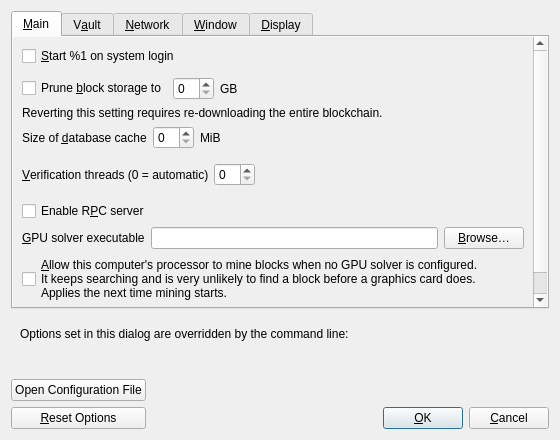
<?xml version="1.0" encoding="UTF-8"?>
<ui version="4.0">
 <class>OptionsDialog</class>
 <widget class="QDialog" name="OptionsDialog">
  <property name="geometry">
   <rect>
    <x>0</x>
    <y>0</y>
    <width>560</width>
    <height>440</height>
   </rect>
  </property>
  <property name="windowTitle">
   <string>Options</string>
  </property>
  <property name="modal">
   <bool>true</bool>
  </property>
  <layout class="QVBoxLayout" name="verticalLayout">
   <item>
    <widget class="QTabWidget" name="tabWidget">
     <property name="currentIndex">
      <number>0</number>
     </property>
     <widget class="QWidget" name="tabMain">
      <attribute name="title">
       <string>&amp;Main</string>
      </attribute>
      <layout class="QVBoxLayout" name="verticalLayout_Main_Scroll">
       <property name="leftMargin">
        <number>0</number>
       </property>
       <property name="topMargin">
        <number>0</number>
       </property>
       <property name="rightMargin">
        <number>0</number>
       </property>
       <property name="bottomMargin">
        <number>0</number>
       </property>
       <item>
        <widget class="QScrollArea" name="tabMainScrollArea">
         <property name="frameShape">
          <enum>QFrame::NoFrame</enum>
         </property>
         <property name="widgetResizable">
          <bool>true</bool>
         </property>
         <property name="horizontalScrollBarPolicy">
          <enum>Qt::ScrollBarAlwaysOff</enum>
         </property>
         <property name="verticalScrollBarPolicy">
          <enum>Qt::ScrollBarAsNeeded</enum>
         </property>
         <widget class="QWidget" name="tabMainScrollContents">
          <property name="geometry">
           <rect>
            <x>0</x>
            <y>0</y>
            <width>680</width>
            <height>480</height>
           </rect>
          </property>
          <layout class="QVBoxLayout" name="verticalLayout_Main">
       <item>
        <widget class="QCheckBox" name="quicksilverAtStartup">
         <property name="toolTip">
          <string>Automatically start %1 after logging in to the system.</string>
         </property>
         <property name="text">
          <string>&amp;Start %1 on system login</string>
         </property>
        </widget>
       </item>
       <item>
        <spacer name="horizontalSpacer_0_Main">
         <property name="orientation">
          <enum>Qt::Horizontal</enum>
         </property>
         <property name="sizeHint" stdset="0">
          <size>
           <width>40</width>
           <height>5</height>
          </size>
         </property>
        </spacer>
       </item>
       <item>
        <layout class="QHBoxLayout" name="horizontalLayout_Main_Prune">
         <item>
          <widget class="QCheckBox" name="prune">
           <property name="toolTip">
            <string>Enabling pruning significantly reduces the disk space required to store transactions. All blocks are still fully validated. Reverting this setting requires re-downloading the entire blockchain.</string>
           </property>
           <property name="text">
            <string>Prune &amp;block storage to</string>
           </property>
          </widget>
         </item>
         <item>
          <widget class="QSpinBox" name="pruneSize"/>
         </item>
         <item>
          <widget class="QLabel" name="pruneSizeUnitLabel">
           <property name="text">
            <string>GB</string>
           </property>
           <property name="textFormat">
            <enum>Qt::PlainText</enum>
           </property>
          </widget>
         </item>
         <item>
          <spacer name="horizontalSpacer_Main_Prune">
           <property name="orientation">
            <enum>Qt::Horizontal</enum>
           </property>
           <property name="sizeHint" stdset="0">
            <size>
             <width>40</width>
             <height>20</height>
            </size>
           </property>
          </spacer>
         </item>
        </layout>
       </item>
       <item>
        <widget class="QLabel" name="pruneWarning">
         <property name="text">
          <string>Reverting this setting requires re-downloading the entire blockchain.</string>
         </property>
         <property name="textFormat">
          <enum>Qt::PlainText</enum>
         </property>
        </widget>
       </item>
       <item>
        <layout class="QHBoxLayout" name="horizontalLayout_2_Main">
         <item>
          <widget class="QLabel" name="databaseCacheLabel">
           <property name="toolTip">
            <string extracomment="Tooltip text for Options window setting that sets the size of the database cache. Explains the corresponding effects of increasing/decreasing this value.">Maximum database cache size. Make sure you have enough RAM. A larger cache can contribute to faster sync, after which the benefit is less pronounced for most use cases. Lowering the cache size will reduce memory usage. Unused relay pool memory is shared for this cache.</string>
           </property>
           <property name="text">
            <string>Size of &amp;database cache</string>
           </property>
           <property name="textFormat">
            <enum>Qt::PlainText</enum>
           </property>
           <property name="buddy">
            <cstring>databaseCache</cstring>
           </property>
          </widget>
         </item>
         <item>
          <widget class="QSpinBox" name="databaseCache"/>
         </item>
         <item>
          <widget class="QLabel" name="databaseCacheUnitLabel">
           <property name="text">
            <string>MiB</string>
           </property>
           <property name="textFormat">
            <enum>Qt::PlainText</enum>
           </property>
          </widget>
         </item>
         <item>
          <spacer name="horizontalSpacer_2_Main">
           <property name="orientation">
            <enum>Qt::Horizontal</enum>
           </property>
           <property name="sizeHint" stdset="0">
            <size>
             <width>40</width>
             <height>20</height>
            </size>
           </property>
          </spacer>
         </item>
        </layout>
       </item>
       <item>
        <layout class="QHBoxLayout" name="horizontalLayout_Main_VerifyLabel">
         <item>
          <widget class="QLabel" name="threadsScriptVerifLabel">
           <property name="toolTip">
            <string extracomment="Tooltip text for Options window setting that sets the number of script verification threads. Explains that negative values mean to leave these many cores free to the system.">Set verification threads: 0 chooses automatically; a positive number sets the thread count; a negative number leaves that many processor cores free.</string>
           </property>
           <property name="text">
            <string>&amp;Verification threads (0 = automatic)</string>
           </property>
           <property name="textFormat">
            <enum>Qt::PlainText</enum>
           </property>
           <property name="buddy">
            <cstring>threadsScriptVerif</cstring>
           </property>
          </widget>
         </item>
         <item>
          <widget class="QSpinBox" name="threadsScriptVerif">
           <property name="toolTip">
            <string>0 = automatic. Positive values set the thread count; negative values leave that many processor cores free.</string>
           </property>
          </widget>
         </item>
         <item>
          <spacer name="horizontalSpacer_Main_Threads">
           <property name="orientation">
            <enum>Qt::Horizontal</enum>
           </property>
           <property name="sizeHint" stdset="0">
            <size>
             <width>40</width>
             <height>40</height>
            </size>
           </property>
          </spacer>
         </item>
        </layout>
       </item>
       <item>
        <widget class="QCheckBox" name="enableServer">
         <property name="toolTip">
          <string extracomment="Tooltip text for Options window setting that enables the RPC server.">This allows you or a third party tool to communicate with the node through command-line and JSON-RPC commands.</string>
         </property>
         <property name="text">
          <string extracomment="An Options window setting to enable the RPC server.">Enable R&amp;PC server</string>
         </property>
        </widget>
       </item>
       <item>
        <layout class="QHBoxLayout" name="horizontalLayoutGpuSolver">
         <item>
          <widget class="QLabel" name="gpuSolverPathLabel">
           <property name="text">
            <string>&amp;GPU solver executable</string>
           </property>
           <property name="buddy">
            <cstring>gpuSolverPath</cstring>
           </property>
          </widget>
         </item>
         <item>
          <widget class="QLineEdit" name="gpuSolverPath">
           <property name="toolTip">
            <string>Executable Cuckatoo GPU solver used to prove transfers and mine blocks. A restart is required after changing it.</string>
           </property>
          </widget>
         </item>
         <item>
          <widget class="QPushButton" name="gpuSolverBrowseButton">
           <property name="text">
            <string>&amp;Browse…</string>
           </property>
          </widget>
         </item>
        </layout>
       </item>
       <item>
        <widget class="QCheckBox" name="allowCpuBlockMining">
         <property name="toolTip">
          <string>Block mining is a continuous race. This computer's processor can run it, but a graphics card will almost always find the block first. The change applies the next time you start mining, not to a search that is already running.</string>
         </property>
         <property name="text">
          <string>&amp;Allow this computer's processor to mine blocks when no GPU solver is configured.
It keeps searching and is very unlikely to find a block before a graphics card does.
Applies the next time mining starts.</string>
         </property>
        </widget>
       </item>
       <item>
        <widget class="QLabel" name="gpuSolverStatusLabel">
         <property name="text">
          <string/>
         </property>
         <property name="wordWrap">
          <bool>true</bool>
         </property>
        </widget>
       </item>
       <item>
        <spacer name="verticalSpacer_Main">
         <property name="orientation">
          <enum>Qt::Vertical</enum>
         </property>
         <property name="sizeHint" stdset="0">
          <size>
           <width>20</width>
           <height>40</height>
          </size>
         </property>
        </spacer>
       </item>
          </layout>
         </widget>
        </widget>
       </item>
      </layout>
     </widget>
     <widget class="QWidget" name="tabVault">
      <attribute name="title">
       <string>V&amp;ault</string>
      </attribute>
      <layout class="QVBoxLayout" name="verticalLayout_Vault">
       <item>
        <widget class="QGroupBox" name="groupBox">
         <property name="title">
          <string>Expert</string>
         </property>
         <layout class="QVBoxLayout" name="verticalLayout_2">
          <item>
           <widget class="QCheckBox" name="coinControlFeatures">
            <property name="toolTip">
             <string>Whether to show input selection controls or not.</string>
            </property>
            <property name="text">
             <string>Enable &amp;input selection</string>
            </property>
           </widget>
          </item>
          <item>
           <widget class="QCheckBox" name="spendZeroConfChange">
            <property name="toolTip">
             <string>When this is on, a transfer may spend change from a transfer that has not confirmed yet. The new transfer then depends on the earlier one. If the earlier one is dropped from the relay pool, the new one fails too and the proof of work spent on it is lost. Spending the change does not help the earlier transfer confirm.</string>
            </property>
            <property name="text">
             <string>&amp;Spend unconfirmed change</string>
            </property>
           </widget>
          </item>
          <item>
           <widget class="QCheckBox" name="m_enable_psqt_controls">
            <property name="text">
             <string extracomment="An options window setting to enable PSQT controls.">Enable &amp;PSQT controls</string>
            </property>
            <property name="toolTip">
             <string extracomment="Tooltip text for options window setting that enables PSQT controls.">Whether to show PSQT controls.</string>
            </property>
           </widget>
          </item>
         </layout>
        </widget>
       </item>
       <item>
        <widget class="QGroupBox" name="groupBoxHww">
         <property name="title">
          <string>External Signer (e.g. hardware signer)</string>
         </property>
         <layout class="QVBoxLayout" name="verticalLayoutHww">
          <item>
           <layout class="QHBoxLayout" name="horizontalLayoutHww">
            <item>
             <widget class="QLabel" name="externalSignerPathLabel">
              <property name="text">
               <string>&amp;External signer script path</string>
              </property>
              <property name="buddy">
               <cstring>externalSignerPath</cstring>
              </property>
             </widget>
            </item>
            <item>
             <widget class="QLineEdit" name="externalSignerPath">
              <property name="toolTip">
               <string>Full path to a %1 compatible script (e.g. C:\Downloads\hwi.exe or /Users/you/Downloads/hwi.py). Beware: malware can drain your vault!</string>
              </property>
             </widget>
            </item>
           </layout>
          </item>
         </layout>
        </widget>
       </item>
       <item>
        <spacer name="verticalSpacer_Vault">
         <property name="orientation">
          <enum>Qt::Vertical</enum>
         </property>
         <property name="sizeHint" stdset="0">
          <size>
           <width>20</width>
           <height>40</height>
          </size>
         </property>
        </spacer>
       </item>
      </layout>
     </widget>
     <widget class="QWidget" name="tabNetwork">
      <attribute name="title">
       <string>&amp;Network</string>
      </attribute>
      <layout class="QVBoxLayout" name="verticalLayout_Network">
       <item>
        <widget class="QCheckBox" name="mapPortNatpmp">
         <property name="toolTip">
          <string>Automatically open the Quicksilver client port on the router. This only works when your router supports PCP or NAT-PMP and it is enabled. The external port could be random.</string>
         </property>
         <property name="text">
          <string>Map port using PCP or NA&amp;T-PMP</string>
         </property>
        </widget>
       </item>
       <item>
        <widget class="QCheckBox" name="allowIncoming">
         <property name="toolTip">
          <string>Accept connections from outside.</string>
         </property>
         <property name="text">
          <string>Allow incomin&amp;g connections</string>
         </property>
        </widget>
       </item>
       <item>
        <widget class="QCheckBox" name="connectSocks">
         <property name="toolTip">
          <string>Connect to the Quicksilver network through a SOCKS5 proxy.</string>
         </property>
         <property name="text">
          <string>&amp;Connect through SOCKS5 proxy (default proxy):</string>
         </property>
        </widget>
       </item>
       <item>
        <layout class="QHBoxLayout" name="horizontalLayout_1_Network">
         <item>
          <widget class="QLabel" name="proxyIpLabel">
           <property name="text">
            <string>Proxy &amp;IP:</string>
           </property>
           <property name="textFormat">
            <enum>Qt::PlainText</enum>
           </property>
           <property name="buddy">
            <cstring>proxyIp</cstring>
           </property>
          </widget>
         </item>
         <item>
          <widget class="QValidatedLineEdit" name="proxyIp">
           <property name="minimumSize">
            <size>
             <width>140</width>
             <height>0</height>
            </size>
           </property>
           <property name="maximumSize">
            <size>
             <width>140</width>
             <height>16777215</height>
            </size>
           </property>
           <property name="toolTip">
            <string>IP address of the proxy (e.g. IPv4: 127.0.0.1 / IPv6: ::1)</string>
           </property>
          </widget>
         </item>
         <item>
          <widget class="QLabel" name="proxyPortLabel">
           <property name="text">
            <string>&amp;Port:</string>
           </property>
           <property name="textFormat">
            <enum>Qt::PlainText</enum>
           </property>
           <property name="buddy">
            <cstring>proxyPort</cstring>
           </property>
          </widget>
         </item>
         <item>
          <widget class="QLineEdit" name="proxyPort">
           <property name="minimumSize">
            <size>
             <width>55</width>
             <height>0</height>
            </size>
           </property>
           <property name="maximumSize">
            <size>
             <width>55</width>
             <height>16777215</height>
            </size>
           </property>
           <property name="toolTip">
            <string>Port of the proxy (e.g. 9050)</string>
           </property>
          </widget>
         </item>
         <item>
          <spacer name="horizontalSpacer_1_Network">
           <property name="orientation">
            <enum>Qt::Horizontal</enum>
           </property>
           <property name="sizeHint" stdset="0">
            <size>
             <width>40</width>
             <height>20</height>
            </size>
           </property>
          </spacer>
         </item>
        </layout>
       </item>
       <item>
        <layout class="QHBoxLayout" name="horizontalLayout_2_Network">
         <item>
          <widget class="QLabel" name="proxyActiveNets">
           <property name="text">
            <string>Used for reaching peers via:</string>
           </property>
           <property name="textFormat">
            <enum>Qt::PlainText</enum>
           </property>
          </widget>
         </item>
         <item>
          <widget class="QCheckBox" name="proxyReachIPv4">
           <property name="enabled">
            <bool>false</bool>
           </property>
           <property name="toolTip">
            <string>Shows if the supplied default SOCKS5 proxy is used to reach peers via this network type.</string>
           </property>
           <property name="text">
            <string/>
           </property>
          </widget>
         </item>
         <item>
          <widget class="QLabel" name="proxyReachIPv4Label">
           <property name="text">
            <string>IPv4</string>
           </property>
           <property name="textFormat">
            <enum>Qt::PlainText</enum>
           </property>
          </widget>
         </item>
         <item>
          <widget class="QCheckBox" name="proxyReachIPv6">
           <property name="enabled">
            <bool>false</bool>
           </property>
           <property name="toolTip">
            <string>Shows if the supplied default SOCKS5 proxy is used to reach peers via this network type.</string>
           </property>
           <property name="text">
            <string/>
           </property>
          </widget>
         </item>
         <item>
          <widget class="QLabel" name="proxyReachIPv6Label">
           <property name="text">
            <string>IPv6</string>
           </property>
           <property name="textFormat">
            <enum>Qt::PlainText</enum>
           </property>
          </widget>
         </item>
         <item>
          <widget class="QCheckBox" name="proxyReachTor">
           <property name="enabled">
            <bool>false</bool>
           </property>
           <property name="toolTip">
            <string>Shows if the supplied default SOCKS5 proxy is used to reach peers via this network type.</string>
           </property>
           <property name="text">
            <string/>
           </property>
          </widget>
         </item>
         <item>
          <widget class="QLabel" name="proxyReachTorLabel">
           <property name="text">
            <string>Tor</string>
           </property>
           <property name="textFormat">
            <enum>Qt::PlainText</enum>
           </property>
          </widget>
         </item>
         <item>
          <spacer name="horizontalSpacer_2_Network">
           <property name="orientation">
            <enum>Qt::Horizontal</enum>
           </property>
           <property name="sizeHint" stdset="0">
            <size>
             <width>40</width>
             <height>20</height>
            </size>
           </property>
          </spacer>
         </item>
        </layout>
       </item>
       <item>
        <widget class="QCheckBox" name="connectSocksTor">
         <property name="toolTip">
          <string>Connect to the Quicksilver network through a separate SOCKS5 proxy for Tor onion services.</string>
         </property>
         <property name="text">
          <string>Use separate SOCKS&amp;5 proxy to reach peers via Tor onion services:</string>
         </property>
        </widget>
       </item>
       <item>
        <layout class="QHBoxLayout" name="horizontalLayout_3_Network">
         <item>
          <widget class="QLabel" name="proxyIpTorLabel">
           <property name="text">
            <string>Proxy &amp;IP:</string>
           </property>
           <property name="textFormat">
            <enum>Qt::PlainText</enum>
           </property>
           <property name="buddy">
            <cstring>proxyIpTor</cstring>
           </property>
          </widget>
         </item>
         <item>
          <widget class="QValidatedLineEdit" name="proxyIpTor">
           <property name="minimumSize">
            <size>
             <width>140</width>
             <height>0</height>
            </size>
           </property>
           <property name="maximumSize">
            <size>
             <width>140</width>
             <height>16777215</height>
            </size>
           </property>
           <property name="toolTip">
            <string>IP address of the proxy (e.g. IPv4: 127.0.0.1 / IPv6: ::1)</string>
           </property>
          </widget>
         </item>
         <item>
          <widget class="QLabel" name="proxyPortTorLabel">
           <property name="text">
            <string>&amp;Port:</string>
           </property>
           <property name="textFormat">
            <enum>Qt::PlainText</enum>
           </property>
           <property name="buddy">
            <cstring>proxyPortTor</cstring>
           </property>
          </widget>
         </item>
         <item>
          <widget class="QLineEdit" name="proxyPortTor">
           <property name="minimumSize">
            <size>
             <width>55</width>
             <height>0</height>
            </size>
           </property>
           <property name="maximumSize">
            <size>
             <width>55</width>
             <height>16777215</height>
            </size>
           </property>
           <property name="toolTip">
            <string>Port of the proxy (e.g. 9050)</string>
           </property>
          </widget>
         </item>
         <item>
          <spacer name="horizontalSpacer_4_Network">
           <property name="orientation">
            <enum>Qt::Horizontal</enum>
           </property>
           <property name="sizeHint" stdset="0">
            <size>
             <width>40</width>
             <height>20</height>
            </size>
           </property>
          </spacer>
         </item>
        </layout>
       </item>
       <item>
        <spacer name="verticalSpacer_Network">
         <property name="orientation">
          <enum>Qt::Vertical</enum>
         </property>
         <property name="sizeHint" stdset="0">
          <size>
           <width>20</width>
           <height>40</height>
          </size>
         </property>
        </spacer>
       </item>
      </layout>
     </widget>
     <widget class="QWidget" name="tabWindow">
      <attribute name="title">
       <string>&amp;Window</string>
      </attribute>
      <layout class="QVBoxLayout" name="verticalLayout_Window">
       <item>
        <widget class="QCheckBox" name="showTrayIcon">
         <property name="toolTip">
          <string>Show the icon in the system tray.</string>
         </property>
         <property name="text">
          <string>&amp;Show tray icon</string>
         </property>
         <property name="checked">
          <bool>true</bool>
         </property>
        </widget>
       </item>
       <item>
        <widget class="QCheckBox" name="minimizeToTray">
         <property name="toolTip">
          <string>Show only a tray icon after minimizing the window.</string>
         </property>
         <property name="text">
          <string>&amp;Minimize to the tray instead of the taskbar</string>
         </property>
        </widget>
       </item>
       <item>
        <widget class="QCheckBox" name="minimizeOnClose">
         <property name="toolTip">
          <string>Minimize instead of exit the application when the window is closed. When this option is enabled, the application will be closed only after selecting Exit in the menu.</string>
         </property>
         <property name="text">
          <string>M&amp;inimize on close</string>
         </property>
        </widget>
       </item>
       <item>
        <spacer name="verticalSpacer_Window">
         <property name="orientation">
          <enum>Qt::Vertical</enum>
         </property>
         <property name="sizeHint" stdset="0">
          <size>
           <width>20</width>
           <height>40</height>
          </size>
         </property>
        </spacer>
       </item>
      </layout>
     </widget>
     <widget class="QWidget" name="tabDisplay">
      <attribute name="title">
       <string>&amp;Display</string>
      </attribute>
      <layout class="QVBoxLayout" name="verticalLayout_Display">
       <item>
        <layout class="QHBoxLayout" name="horizontalLayout_1_Display">
         <item>
          <widget class="QLabel" name="langLabel">
           <property name="text">
            <string>User Interface &amp;language:</string>
           </property>
           <property name="textFormat">
            <enum>Qt::PlainText</enum>
           </property>
           <property name="buddy">
            <cstring>lang</cstring>
           </property>
          </widget>
         </item>
         <item>
          <widget class="QValueComboBox" name="lang">
           <property name="toolTip">
            <string>The user interface language can be set here. This setting will take effect after restarting %1.</string>
           </property>
          </widget>
         </item>
        </layout>
       </item>
       <item>
        <layout class="QHBoxLayout" name="horizontalLayout_2_Display">
         <item>
          <widget class="QLabel" name="unitLabel">
           <property name="text">
            <string>&amp;Unit to show amounts in:</string>
           </property>
           <property name="textFormat">
            <enum>Qt::PlainText</enum>
           </property>
           <property name="buddy">
            <cstring>unit</cstring>
           </property>
          </widget>
         </item>
         <item>
          <widget class="QValueComboBox" name="unit">
           <property name="toolTip">
            <string>Choose the default subdivision unit to show in the interface and during transfers.</string>
           </property>
          </widget>
         </item>
        </layout>
       </item>
       <item>
        <layout class="QHBoxLayout" name="horizontalLayout_3_Display">
         <item>
          <widget class="QLabel" name="thirdPartyTxUrlsLabel">
           <property name="toolTip">
            <string>Third-party URLs (e.g. a block explorer) that appear in the Ledger's right-click menu. %s in the URL is replaced by the transaction id. Multiple URLs are separated by vertical bar |.</string>
           </property>
           <property name="text">
            <string>&amp;Third-party transaction URLs</string>
           </property>
           <property name="buddy">
            <cstring>thirdPartyTxUrls</cstring>
           </property>
          </widget>
         </item>
         <item>
          <widget class="QLineEdit" name="thirdPartyTxUrls">
           <property name="toolTip">
            <string>Third-party URLs (e.g. a block explorer) that appear in the Ledger's right-click menu. %s in the URL is replaced by the transaction id. Multiple URLs are separated by vertical bar |.</string>
           </property>
           <property name="placeholderText">
            <string notr="true">https://example.com/tx/%s</string>
           </property>
          </widget>
         </item>
        </layout>
       </item>
       <item>
        <spacer name="verticalSpacer_Display">
         <property name="orientation">
          <enum>Qt::Vertical</enum>
         </property>
         <property name="sizeHint" stdset="0">
          <size>
           <width>20</width>
           <height>40</height>
          </size>
         </property>
        </spacer>
       </item>
      </layout>
     </widget>
    </widget>
   </item>
   <item>
    <widget class="QFrame" name="frame">
     <layout class="QVBoxLayout" name="verticalLayout_Bottom">
      <item>
       <layout class="QHBoxLayout" name="horizontalLayout_Bottom">
        <item>
         <widget class="QLabel" name="overriddenByCommandLineInfoLabel">
          <property name="text">
           <string>Options set in this dialog are overridden by the command line:</string>
          </property>
          <property name="textFormat">
           <enum>Qt::PlainText</enum>
          </property>
         </widget>
        </item>
        <item>
         <spacer name="horizontalSpacer_Bottom">
          <property name="orientation">
           <enum>Qt::Horizontal</enum>
          </property>
          <property name="sizeHint" stdset="0">
           <size>
            <width>40</width>
            <height>20</height>
           </size>
          </property>
         </spacer>
        </item>
       </layout>
      </item>
      <item>
       <widget class="QLabel" name="overriddenByCommandLineLabel">
        <property name="text">
         <string/>
        </property>
        <property name="textFormat">
         <enum>Qt::PlainText</enum>
        </property>
        <property name="wordWrap">
         <bool>true</bool>
        </property>
       </widget>
      </item>
     </layout>
    </widget>
   </item>
   <item>
    <layout class="QHBoxLayout" name="horizontalLayout_Buttons">
     <item>
      <layout class="QVBoxLayout" name="verticalLayout_Buttons">
       <item>
        <widget class="QPushButton" name="openQuicksilverConfButton">
         <property name="toolTip">
          <string>Open the %1 configuration file from the working directory.</string>
         </property>
         <property name="text">
          <string>Open Configuration File</string>
         </property>
         <property name="autoDefault">
          <bool>false</bool>
         </property>
        </widget>
       </item>
       <item>
        <widget class="QPushButton" name="resetButton">
         <property name="toolTip">
          <string>Reset all client options to default.</string>
         </property>
         <property name="text">
          <string>&amp;Reset Options</string>
         </property>
         <property name="autoDefault">
          <bool>false</bool>
         </property>
        </widget>
       </item>
      </layout>
     </item>
     <item>
      <spacer name="horizontalSpacer_1">
       <property name="orientation">
        <enum>Qt::Horizontal</enum>
       </property>
       <property name="sizeHint" stdset="0">
        <size>
         <width>40</width>
         <height>48</height>
        </size>
       </property>
      </spacer>
     </item>
     <item>
      <widget class="QLabel" name="statusLabel">
       <property name="minimumSize">
        <size>
         <width>200</width>
         <height>0</height>
        </size>
       </property>
       <property name="font">
        <font>
         <weight>75</weight>
         <bold>true</bold>
        </font>
       </property>
       <property name="text">
        <string/>
       </property>
       <property name="textFormat">
        <enum>Qt::PlainText</enum>
       </property>
       <property name="wordWrap">
        <bool>true</bool>
       </property>
      </widget>
     </item>
     <item>
      <spacer name="horizontalSpacer_2">
       <property name="orientation">
        <enum>Qt::Horizontal</enum>
       </property>
       <property name="sizeHint" stdset="0">
        <size>
         <width>40</width>
         <height>48</height>
        </size>
       </property>
      </spacer>
     </item>
     <item>
      <layout class="QVBoxLayout" name="verticalLayout_4">
       <item>
        <spacer name="verticalSpacer">
         <property name="orientation">
          <enum>Qt::Vertical</enum>
         </property>
         <property name="sizeHint" stdset="0">
          <size>
           <width>20</width>
           <height>40</height>
          </size>
         </property>
        </spacer>
       </item>
       <item>
        <layout class="QHBoxLayout" name="horizontalLayout">
         <item>
          <widget class="QPushButton" name="okButton">
           <property name="text">
            <string>&amp;OK</string>
           </property>
           <property name="autoDefault">
            <bool>false</bool>
           </property>
           <property name="default">
            <bool>true</bool>
           </property>
          </widget>
         </item>
         <item>
          <widget class="QPushButton" name="cancelButton">
           <property name="text">
            <string>&amp;Cancel</string>
           </property>
           <property name="autoDefault">
            <bool>false</bool>
           </property>
          </widget>
         </item>
        </layout>
       </item>
      </layout>
     </item>
    </layout>
   </item>
  </layout>
 </widget>
 <customwidgets>
  <customwidget>
   <class>QValidatedLineEdit</class>
   <extends>QLineEdit</extends>
   <header>qt/qvalidatedlineedit.h</header>
  </customwidget>
  <customwidget>
   <class>QValueComboBox</class>
   <extends>QComboBox</extends>
   <header>qt/qvaluecombobox.h</header>
  </customwidget>
 </customwidgets>
 <resources/>
 <connections/>
</ui>
